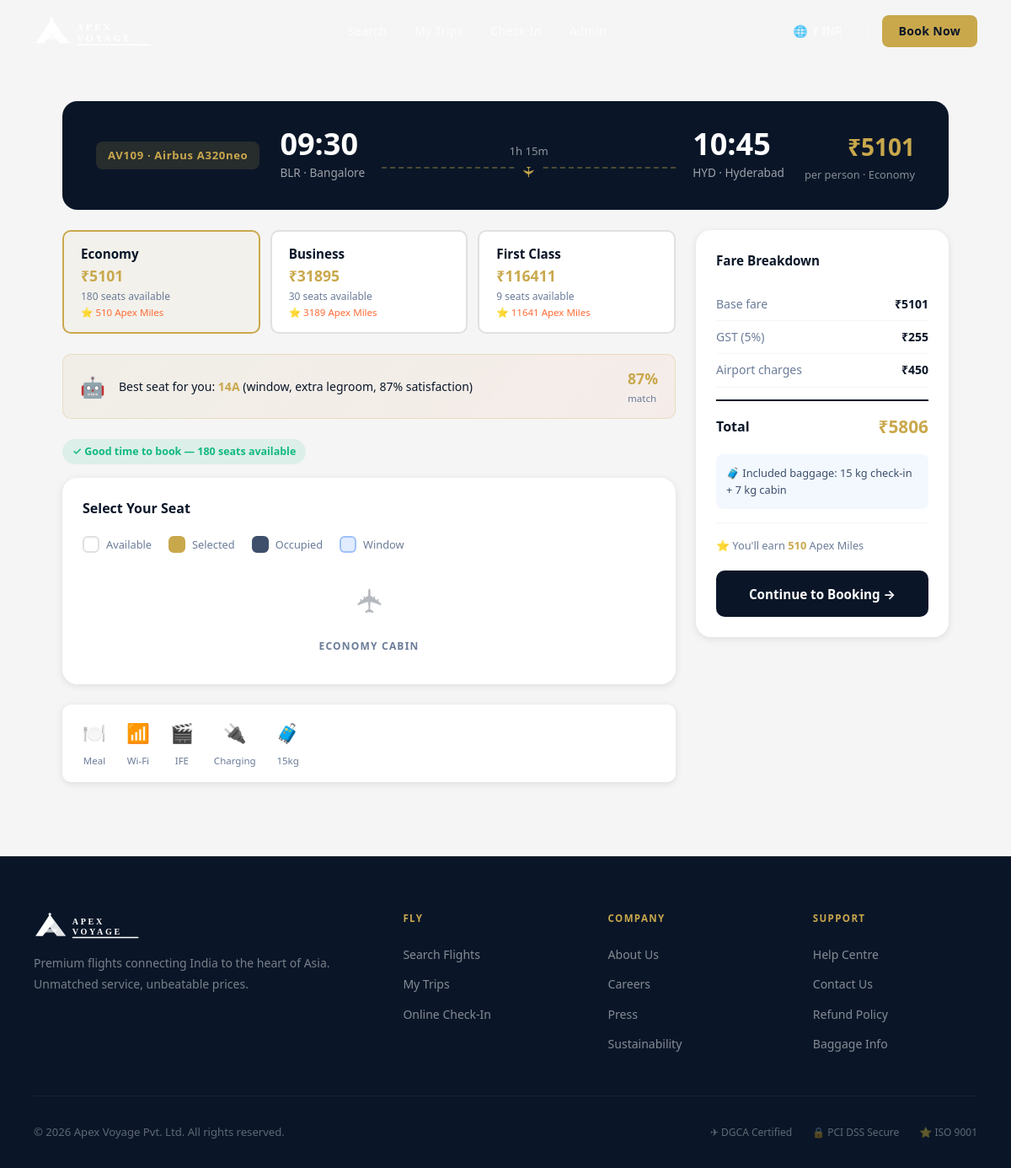
Screenshot of /flight/47 with the database file from the repository.
### models.py (models this page shows, shortened)
class Flight(db.Model):
    __tablename__ = 'flights'
    id               = db.Column(db.Integer, primary_key=True)
    flight_number    = db.Column(db.String(10), nullable=False)
    origin_code      = db.Column(db.String(5), nullable=False)
    origin_city      = db.Column(db.String(100), nullable=False)
    destination_code = db.Column(db.String(5), nullable=False)
    destination_city = db.Column(db.String(100), nullable=False)
    departure_time   = db.Column(db.String(10), nullable=False)
    arrival_time     = db.Column(db.String(10), nullable=False)
    date             = db.Column(db.Date, nullable=False)
    aircraft_type    = db.Column(db.String(50), nullable=False)
    economy_price    = db.Column(db.Float, nullable=False)
    business_price   = db.Column(db.Float, nullable=False)
    first_price      = db.Column(db.Float, nullable=False)
    economy_seats    = db.Column(db.Integer, default=180)
    business_seats   = db.Column(db.Integer, default=36)
    first_seats      = db.Column(db.Integer, default=12)
    status           = db.Column(db.String(20), default='Scheduled')
    bookings         = db.relationship('Booking', backref='flight', lazy=True,
                                       cascade='all, delete-orphan')
    def duration(self):
        dep = datetime.strptime(self.departure_time, '%H:%M')
        arr = datetime.strptime(self.arrival_time, '%H:%M')
        diff = arr - dep
        if diff.days < 0:
            diff += timedelta(days=1)
        h = diff.seconds // 3600
        m = (diff.seconds % 3600) // 60
        return f"{h}h {m:02d}m"
    def seats_for_class(self, cls):
        return {'Economy': self.economy_seats, 'Business': self.business_seats, 'First': self.first_seats}.get(cls, 0)
    def price_for_class(self, cls):
        return {'Economy': self.economy_price, 'Business': self.business_price, 'First': self.first_price}.get(cls, 0)
    def apex_miles(self, cls):
        return int(self.price_for_class(cls) / 10)

### app.py (the view)
@app.route('/flight/<int:flight_id>')
def flight_detail(flight_id):
    flight     = Flight.query.get_or_404(flight_id)
    seat_class = request.args.get('class', 'Economy')
    passengers = int(request.args.get('passengers', 1))
    booked_seats = [b.seat_number for b in
                    Booking.query.filter(Booking.flight_id == flight_id,
                                         Booking.check_in_status != 'cancelled',
                                         Booking.seat_number.isnot(None)).all()]
    def recommend_seat(cls):
        if cls == 'First':
            return '2A', 94
        elif cls == 'Business':
            return '4A', 89
        else:
            return '14A', 87
    rec_seat, rec_score = recommend_seat(seat_class)
    return render_template('flight.html', flight=flight, seat_class=seat_class,
                           passengers=passengers, booked_seats=booked_seats,
                           airports=AIRPORTS, rec_seat=rec_seat, rec_score=rec_score)

### templates/flight.html (shortened to what this page needs)
{% extends 'base.html' %}
{% block extra_css %}
<link rel="stylesheet" href="{{ url_for('static', filename='css/booking.css') }}">
{% endblock %}
{% block content %}
<div class="page-wrap">
  <div class="page-container">
    <div class="flight-header">
      <div class="flight-header__row">
        <span class="fh-badge">{{ flight.flight_number }} · {{ flight.aircraft_type }}</span>
        <div class="fh-route">
          <div>
            <div class="fh-time">{{ flight.departure_time }}</div>
            <div class="fh-city">{{ flight.origin_code }} · {{ flight.origin_city }}</div>
          </div>
          <div class="fh-mid">
            <div class="fh-dur">{{ flight.duration() }}</div>
            <div class="fh-line"><span class="fh-plane" aria-hidden="true">✈</span></div>
          </div>
          <div>
            <div class="fh-time">{{ flight.arrival_time }}</div>
            <div class="fh-city">{{ flight.destination_code }} · {{ flight.destination_city }}</div>
          </div>
        </div>
        <div class="fh-price">
          <div class="fh-price-amt" id="fare-total">₹{{ flight.price_for_class(seat_class)|int }}</div>
          <div class="fh-price-cls">per person · <span id="fare-class">{{ seat_class }}</span></div>
        </div>
      </div>
    </div>
    <div style="display:grid;grid-template-columns:1fr 300px;gap:1.5rem;align-items:start">
      <div>
        <div class="class-tabs" role="tablist" aria-label="Seat class selection">
          {% for cls, label in [('Economy','Economy'), ('Business','Business'), ('First','First Class')] %}
          <button class="class-tab {% if seat_class == cls %}active{% endif %}"
                  data-class="{{ cls }}" role="tab"
                  aria-selected="{{ 'true' if seat_class == cls else 'false' }}"
                  aria-label="{{ label }} class">
            <div class="ct-name">{{ label }}</div>
            <div class="ct-price" data-price-inr="{{ flight.price_for_class(cls) }}">₹{{ flight.price_for_class(cls)|int }}</div>
            <div class="ct-seats">{{ flight.seats_for_class(cls) }} seats available</div>
            <div class="ct-miles">⭐ {{ flight.apex_miles(cls) }} Apex Miles</div>
          </button>
          {% endfor %}
        </div>
        <div class="ai-banner" role="note" aria-label="AI seat recommendation">
          <span class="ai-icon" aria-hidden="true">🤖</span>
          <div class="ai-text">
            Best seat for you: <strong id="ai-seat-val">{{ rec_seat }}</strong>
            (window, {% if seat_class == 'First' %}premium suite{% elif seat_class == 'Business' %}lie-flat bed{% else %}extra legroom{% endif %},
            <span id="ai-score-val">{{ rec_score }}%</span> satisfaction)
          </div>
          <div class="ai-score">
            <div class="ai-score-num">{{ rec_score }}%</div>
            <div class="ai-score-lbl">match</div>
          </div>
        </div>
        {% set seats_left = flight.seats_for_class(seat_class) %}
        {% if seats_left < 10 %}
        <div style="margin-bottom:1rem">
          <span class="dynamic-badge db-rising" role="alert">🔥 Price rising — only {{ seats_left }} seats left</span>
        </div>
        {% else %}
        <div style="margin-bottom:1rem">
          <span class="dynamic-badge db-good" role="status">✓ Good time to book — {{ seats_left }} seats available</span>
        </div>
        {% endif %}
        <div class="seat-map-card" role="region" aria-label="Seat map">
          <div class="seat-map-title">Select Your Seat</div>
          <div class="seat-legend" role="legend">
            <div class="legend-item"><div class="legend-dot ld-available"></div> Available</div>
            <div class="legend-item"><div class="legend-dot ld-selected"></div> Selected</div>
            <div class="legend-item"><div class="legend-dot ld-occupied"></div> Occupied</div>
            <div class="legend-item"><div class="legend-dot ld-window"></div> Window</div>
          </div>
          <span class="plane-nose" aria-hidden="true">✈</span>
          <div class="seat-cabin-label">{{ seat_class }} Cabin</div>
        </div>
        <div class="amenities" role="list" aria-label="Flight amenities">
          <div class="amenity" role="listitem">
            <span class="amenity-icon" aria-label="Meal service">🍽️</span>
            <span class="amenity-name">Meal</span>
          </div>
          <div class="amenity" role="listitem">
            <span class="amenity-icon" aria-label="WiFi available">📶</span>
            <span class="amenity-name">Wi-Fi</span>
          </div>
          <div class="amenity" role="listitem">
            <span class="amenity-icon" aria-label="Entertainment system">🎬</span>
            <span class="amenity-name">IFE</span>
          </div>
          <div class="amenity" role="listitem">
            <span class="amenity-icon" aria-label="USB charging port">🔌</span>
            <span class="amenity-name">Charging</span>
          </div>
          <div class="amenity" role="listitem">
            <span class="amenity-icon" aria-label="Baggage allowance">🧳</span>
            <span class="amenity-name">
              {% if seat_class == 'Economy' %}15kg{% elif seat_class == 'Business' %}35kg{% else %}50kg{% endif %}
            </span>
          </div>
        </div>
      </div>
      <div class="fare-card" role="complementary" aria-label="Fare breakdown">
        <div class="fare-title">Fare Breakdown</div>
        <div class="fare-row">
          <span class="fare-row__label">Base fare</span>
          <span class="fare-row__val" id="fare-base">₹{{ flight.price_for_class(seat_class)|int }}</span>
        </div>
        <div class="fare-row">
          <span class="fare-row__label">GST (5%)</span>
          <span class="fare-row__val" id="fare-gst">₹{{ (flight.price_for_class(seat_class) * 0.05)|int }}</span>
        </div>
        <div class="fare-row">
          <span class="fare-row__label">Airport charges</span>
          <span class="fare-row__val" id="fare-fees">₹450</span>
        </div>
        <div class="fare-total">
          <span class="fare-total__label">Total</span>
          <span class="fare-total__val" id="fare-total-val">₹{{ (flight.price_for_class(seat_class) * 1.05 + 450)|int }}</span>
        </div>
        <div class="baggage-note">
          🧳 Included baggage:
          {% if seat_class == 'Economy' %}15 kg check-in + 7 kg cabin
          {% elif seat_class == 'Business' %}35 kg check-in + 10 kg cabin
          {% else %}50 kg check-in + 15 kg cabin{% endif %}
        </div>
        <div style="margin-top:1rem;padding-top:1rem;border-top:1px solid var(--grey-light);font-size:0.8rem;color:var(--text-muted)">
          ⭐ You'll earn <strong style="color:var(--gold)" id="fare-miles">{{ flight.apex_miles(seat_class) }}</strong> Apex Miles
        </div>
        <a id="continue-link"
           href="{{ url_for('booking', flight_id=flight.id, **{'class': seat_class, 'passengers': passengers}) }}"
           class="continue-btn" aria-label="Continue to passenger details">
          Continue to Booking →
        </a>
      </div>
    </div>
  </div>
</div>
{% endblock %}

### static/css/main.css (style rules this page uses)
:root { --navy: #0A1628; --navy-mid: #112040; --navy-light: #1a2f4e; --gold: #C9A84C; --gold-light: #E8C97A; --gold-dim: rgba(201,168,76,0.15); --saffron: #FF6B35; --white: #FFFFFF; --off-white: #FAF9F7; --grey-light: #F5F5F5; --grey-mid: #E0E0E0; --text-dark: #0A1628; --text-mid: #3D4F6B; --text-muted: #6B7C99; --shadow-sm: 0 2px 8px rgba(10,22,40,0.10); --shadow-md: 0 4px 24px rgba(10,22,40,0.14); --shadow-lg: 0 12px 48px rgba(10,22,40,0.20); --radius: 10px; --radius-lg: 18px; --radius-xl: 28px; --ease: cubic-bezier(0.4,0,0.2,1); --dur: 0.25s; }
*,*::before,*::after { box-sizing: border-box; margin: 0; padding: 0; }
html { scroll-behavior: smooth; font-size: 16px; }
body { font-family: 'Segoe UI', system-ui, -apple-system, BlinkMacSystemFont, sans-serif; color: var(--text-dark); background: var(--white); overflow-x: hidden; line-height: 1.6; }
a { text-decoration: none; color: inherit; }
button, input, select, textarea { font-family: inherit; outline: none; }
button { cursor: pointer; border: none; background: none; }

### rows the page displays
Flight: flight_number "AV109", aircraft_type "Airbus A320neo", departure_time "09:30", origin_code "BLR", origin_city "Bangalore", duration "1h 15m", arrival_time "10:45", destination_code "HYD", destination_city "Hyderabad", price_for_class "5101", price_for_class "5101" "31895" "116411", seats_for_class "180" "30" "9", apex_miles "510" "3189" "11641", (flight.price_for_class(seat_class)*0.05)|int "255", (flight.price_for_class(seat_class)*1.05+450)|int "5806", apex_miles "510"

### other values shown
{{ seat_class }} "Economy"
{{ label }} "Economy" "Business" "First Class"
{{ rec_seat }} "14A"
{{ rec_score }} "87"
{{ seats_left }} "180"
{{ seat_class }} "ECONOMY"
